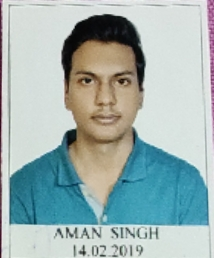
#> input picture WhatsApp Image 2021-07-17 at 17.47.55.jpeg, 214 x 258 px, found by its file name
$ python assign1_BT19ECE059.py
#> lines starting #> are read from the running program, lines starting #| are printed output that depends on the picture
# Assignment 1 : Convert image to grayscale without built-in function

import cv2
import numpy as np

img = cv2.imread("C:\\Users\\amans\\Downloads\\WhatsApp Image 2021-07-17 at 17.47.55.jpeg")
#> img is the input picture: shape (258, 214, 3); mean B, G, R 176.8, 178.3, 160
print('Image Shape',np.shape(img))
#| Image Shape (258, 214, 3)
print(type(img[0][0][0]))
#| <class 'numpy.uint8'>

(row, col) = img.shape[0:2]
#> row = 258; col = 214
cv2.imshow('Original', img)
cv2.waitKey(0)
gray = np.zeros([row, col], dtype=np.uint8)
for i in range(0,row):
    for j in range(0, col):
        s = 0
        for k in range(0,3):
            s += img[i][j][k]
        gray[i][j] = s/3
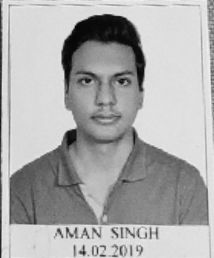
#> gray: shape (258, 214); min 5, max 241, mean 171.4

cv2.imshow('Grayscale', gray)
cv2.waitKey(0)
cv2.imwrite("gray.png",gray)
cv2.waitKey(0)
cv2.destroyAllWindows()

$ run again, with download.jfif saved as WhatsApp Image 2021-07-17 at 17.47.55.jpeg
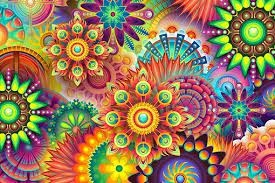
#> input picture download.jfif, 275 x 183 px, found by its file name
#> img is the input picture: shape (183, 275, 3); mean B, G, R 89.1, 120.6, 151.2
#| Image Shape (183, 275, 3)
#| <class 'numpy.uint8'>
#> after the loop `for i in range(0,row):`:
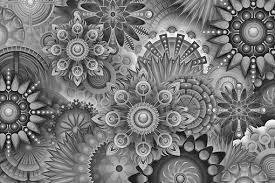
#> gray: shape (183, 275); min 2, max 253, mean 120
